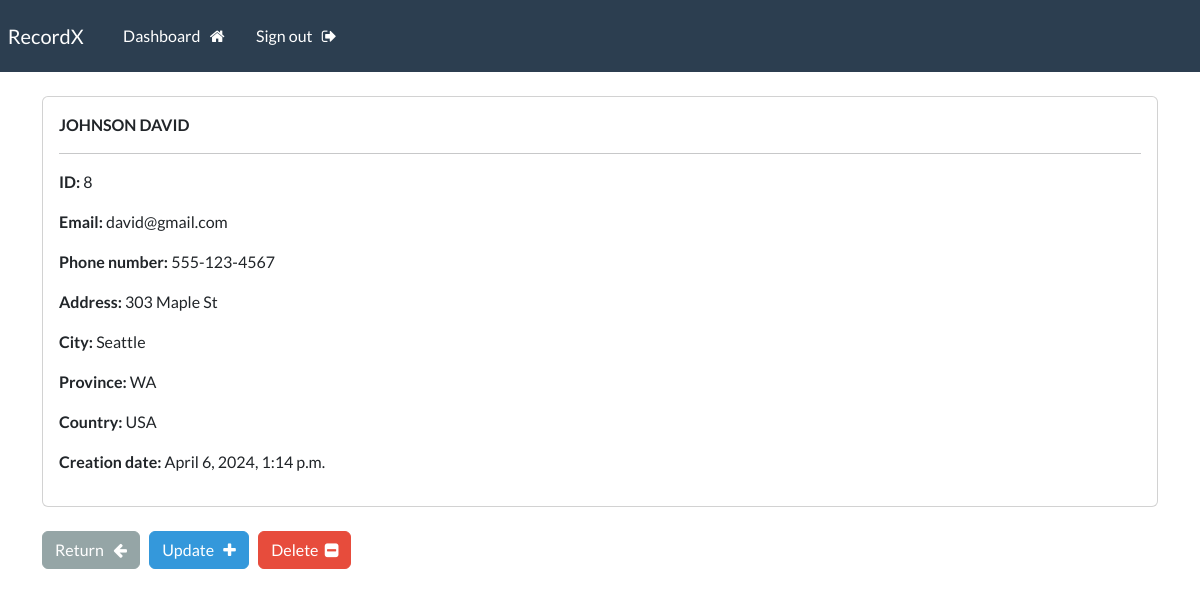
The page /record/8 (signed in) on the database its author committed.
### myapp/models.py (models this page shows, shortened)
class Record(models.Model):
    creation_date = models.DateTimeField(auto_now_add=True)
    first_name = models.CharField(max_length=100)
    last_name = models.CharField(max_length=100)
    email = models.CharField(max_length=255)
    phone = models.CharField(max_length=20)
    address = models.CharField(max_length=300)
    city = models.CharField(max_length=255)
    province = models.CharField(max_length=200)
    country = models.CharField(max_length=125)
    objects = models.Manager()

### myapp/views.py (the view)
# urls.py: path('record/<int:pk>', views.singular_record, name="record"),
@login_required(login_url='login')
def singular_record(request, pk):
    all_records = Record.objects.get(id=pk)
    context = {'record':all_records}
    return render(request, 'myapp/view.html', context=context)

### myapp/templates/myapp/view.html (shortened to what this page needs)
{% extends 'myapp/base.html' %}
{% block content %}
    <div class="card">
        <div class="card-body">
            <strong>
                {{record.last_name|upper}}
                {{record.first_name|upper}}
            </strong>
            <hr>
            <p> <strong> ID: </strong> {{record.id}} </p>
            <p> <strong> Email: </strong> {{record.email}} </p>
            <p> <strong> Phone number: </strong> {{record.phone}} </p>
            <p> <strong> Address: </strong> {{record.address}} </p>
            <p> <strong> City: </strong> {{record.city}} </p>
            <p> <strong> Province: </strong> {{record.province}} </p>
            <p> <strong> Country: </strong> {{record.country}} </p>
            <p> <strong> Creation date: </strong> {{record.creation_date}} </p>
        </div>
    </div>
    <br>
    <a href="{% url 'dashboard' %}" class="btn btn-secondary"> Return &nbsp; <i class="fa fa-arrow-left" aria-hidden="true"></i> </a>
    <a href="{% url 'update' record.id %}" class="btn btn-info"> Update &nbsp; <i class="fa fa-plus" aria-hidden="true"></i> </a>
    <a href="{% url 'delete' record.id %}" class="btn btn-danger"> Delete &nbsp;<i class="fa fa-minus-square" aria-hidden="true"></i> </a>
{% endblock %}

### rows shown on the page
Record: last_name "JOHNSON", first_name "DAVID", id "8", email "david@gmail.com", phone "555-123-4567", address "303 Maple St", city "Seattle", province "WA", country "USA", creation_date "April 6, 2024, 1:14 p.m."
